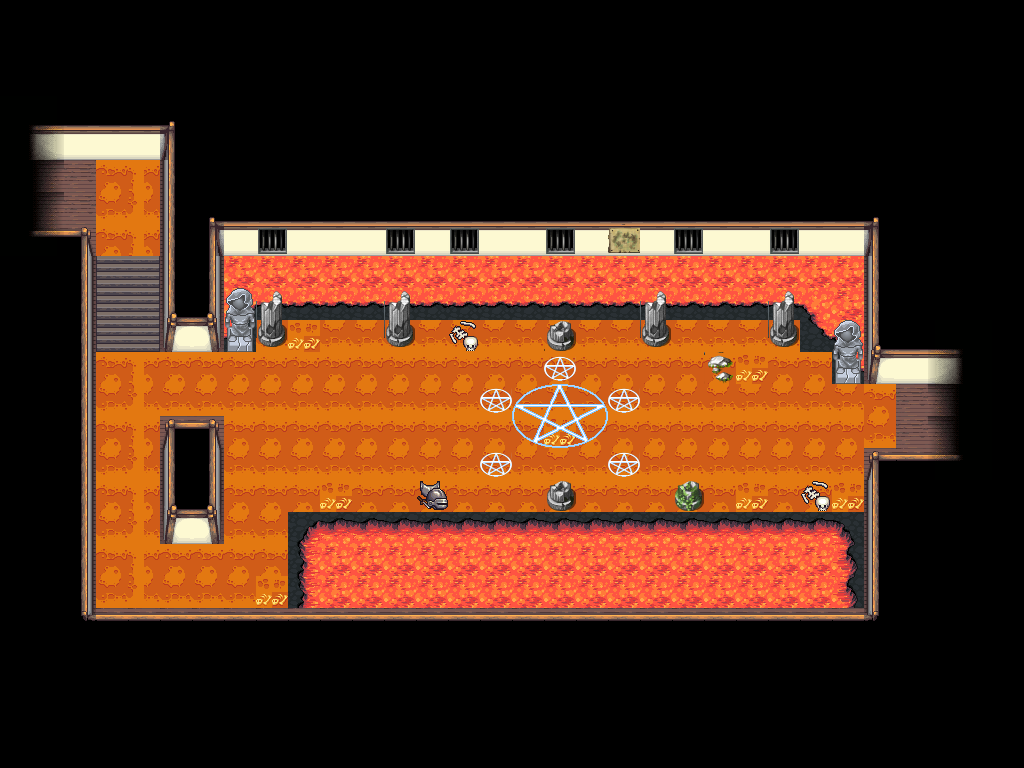

A 2D game scene composited from a Tiled map and its tileset images. What follows is a short description and the map's XML, with each tile layer's data collapsed to a summary:
An orthogonal 32x24 tile map with 32x32 px tiles, 3 tile layers (subsuelo, suelo, extras), 5 tilesets.

<map version="1.2" tiledversion="1.2.3" orientation="orthogonal" renderorder="right-down" width="32" height="24" tilewidth="32" tileheight="32" infinite="0" nextlayerid="4" nextobjectid="1">
 <tileset firstgid="1" source="../resources_tsx/casa_madera.tsx" />
 <tileset firstgid="118" source="../resources_tsx/city_outside.tsx" />
 <tileset firstgid="550" source="../resources_tsx/desierto.tsx" />
 <tileset firstgid="690" source="../resources_tsx/cavern_ruins.tsx" />
 <tileset firstgid="1074" source="../resources_tsx/decorations.tsx" />
 <layer id="2" name="subsuelo" width="32" height="24">
  <data>[768 cells, 201 non-empty, 10 distinct tile ids]</data>
 </layer>
 <layer id="1" name="suelo" width="32" height="24">
  <data>[768 cells, 768 non-empty, 56 distinct tile ids]</data>
 </layer>
 <layer id="3" name="extras" width="32" height="24">
  <data>[768 cells, 40 non-empty, 17 distinct tile ids]</data>
 </layer>
</map>
